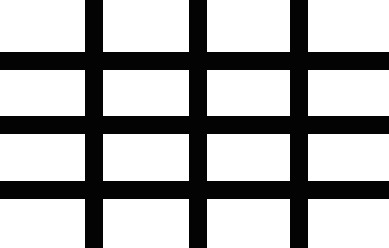
#> input picture media/img/map.jpg, 389 x 248 px
$ python sobel_add.py   (older library calls are emulated)
#> lines starting #> are read from the running program, lines starting #| are printed output that depends on the picture
import cv2

if __name__ == '__main__':
    src = cv2.imread('../../media/img/map.jpg')
#> src is the input picture: shape (248, 389, 3); min 0, max 255, mean 172.8

    dst_x = cv2.Sobel(src, cv2.CV_32F, 1, 0)
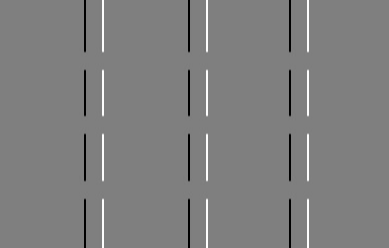
#> dst_x: shape (248, 389, 3) float32; min -1012, max 1017, mean 0; drawn with min black and max white
    dst_y = cv2.Sobel(src, cv2.CV_32F, 0, 1)
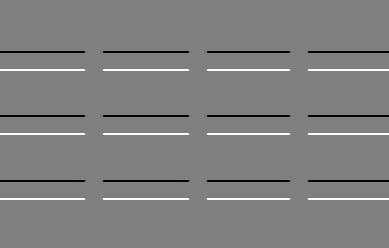
#> dst_y: shape (248, 389, 3) float32; min -1016, max 1016, mean 0; drawn with min black and max white
    dst_x = cv2.convertScaleAbs(dst_x)
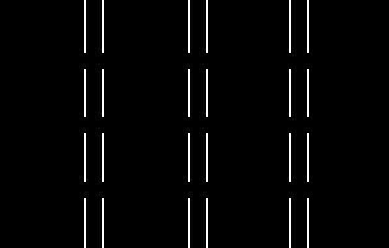
#> dst_x: shape (248, 389, 3); min 0, max 255, mean 6.6
    dst_y = cv2.convertScaleAbs(dst_y)
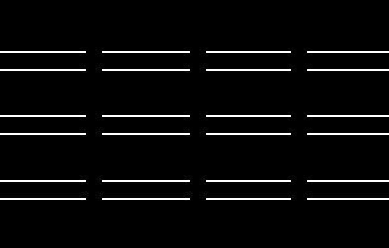
#> dst_y: shape (248, 389, 3); min 0, max 255, mean 11.1

    dst = cv2.addWeighted(dst_x, 0.5, dst_y, 0.5, 0)
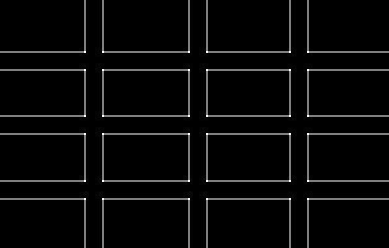
#> dst: shape (248, 389, 3); min 0, max 255, mean 8.9

    cv2.imshow('Source', src)
    cv2.imshow('Dst', dst)

    cv2.waitKey(0)
    cv2.destroyAllWindows()

$ run again, with media/img/border.jpg copied over media/img/map.jpg
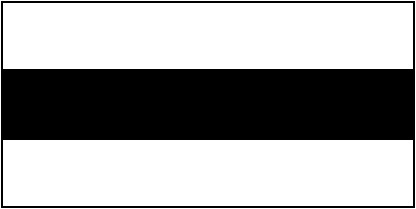
#> input picture media/img/border.jpg, 416 x 209 px
#> src is the input picture: shape (209, 416, 3); min 0, max 255, mean 162.4
#> `dst_y = cv2.Sobel(src, cv2.CV_32F, 0, 1)`:
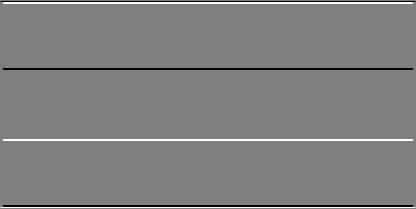
#> dst_y: shape (209, 416, 3) float32; min -1020, max 1020, mean 0; drawn with min black and max white
#> `dst = cv2.addWeighted(dst_x, 0.5, dst_y, 0.5, 0)`:
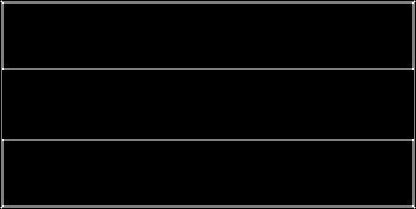
#> dst: shape (209, 416, 3); min 0, max 255, mean 7.6
